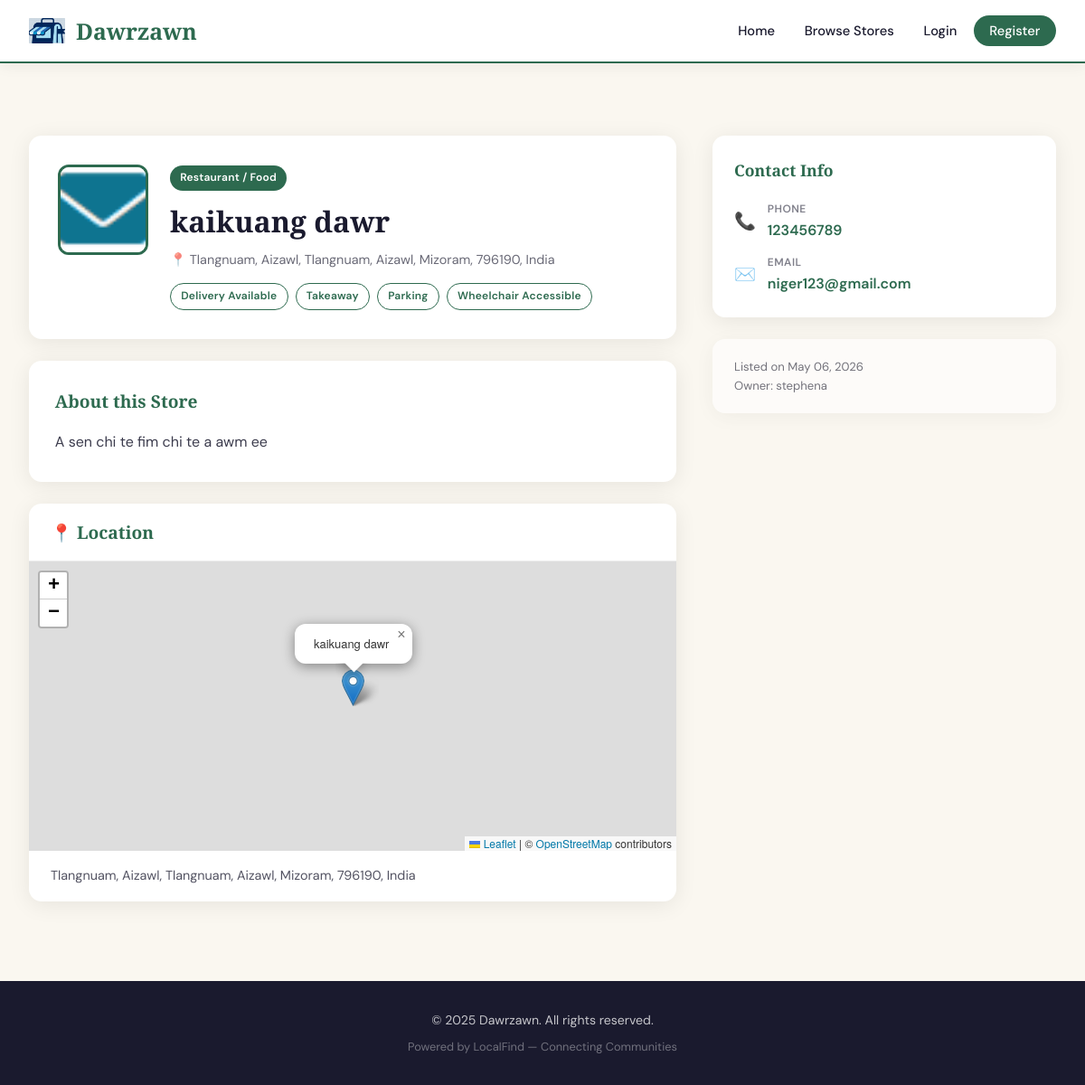
The app's page /store/2 with its own data.
### dawr_zawn.py (models this page shows, shortened)
class SiteSettings(db.Model):
    id = db.Column(db.Integer, primary_key=True)
    site_name = db.Column(db.String(150), default='Dawrzawn')
    tagline = db.Column(db.String(300), default='Discover stores in your community')
    primary_color = db.Column(db.String(20), default='#2d6a4f')
    secondary_color = db.Column(db.String(20), default='#52b788')
    accent_color = db.Column(db.String(20), default='#d4a017')
    bg_color = db.Column(db.String(20), default='#faf7f0')
    text_color = db.Column(db.String(20), default='#1a1a2e')
    logo = db.Column(db.String(200), nullable=True)
    maps_api_key = db.Column(db.String(200), default='YOUR_GOOGLE_MAPS_API_KEY')
    footer_text = db.Column(db.String(500), default='© 2025 Dawrzawn. All rights reserved.')

class Store(db.Model):
    id = db.Column(db.Integer, primary_key=True)
    name = db.Column(db.String(150), nullable=False)
    description = db.Column(db.Text, nullable=True)
    category = db.Column(db.String(50), nullable=False)
    tags = db.Column(db.String(300), nullable=True)  # JSON list
    address = db.Column(db.String(300), nullable=False)
    latitude = db.Column(db.Float, nullable=False)
    longitude = db.Column(db.Float, nullable=False)
    phone = db.Column(db.String(30), nullable=True)
    email = db.Column(db.String(120), nullable=True)
    website = db.Column(db.String(200), nullable=True)
    logo = db.Column(db.String(200), nullable=True)
    opening_hours = db.Column(db.String(300), nullable=True)
    is_approved = db.Column(db.Boolean, default=False)
    is_active = db.Column(db.Boolean, default=True)
    created_at = db.Column(db.DateTime, default=datetime.utcnow)
    owner_id = db.Column(db.Integer, db.ForeignKey('user.id'), nullable=False)
    def get_tags(self):
        if self.tags:
            try: return json.loads(self.tags)
            except: return []
        return []

class User(db.Model):
    id = db.Column(db.Integer, primary_key=True)
    username = db.Column(db.String(80), unique=True, nullable=False)
    email = db.Column(db.String(120), unique=True, nullable=False)
    password_hash = db.Column(db.String(200), nullable=False)
    role = db.Column(db.String(20), default='owner')  # 'owner' or 'admin'
    created_at = db.Column(db.DateTime, default=datetime.utcnow)
    stores = db.relationship('Store', backref='owner', lazy=True)
    is_active = db.Column(db.Boolean, default=True)

### dawr_zawn.py (the view)
@app.route('/store/<int:store_id>')
def store_detail(store_id):
    store = Store.query.get_or_404(store_id)
    if not store.is_approved and (not current_user.is_authenticated or
        (current_user.id != store.owner_id and not current_user.is_admin())):
        flash('Store not found.', 'danger')
        return redirect(url_for('stores'))
    settings = get_settings()
    return render_template('store_detail.html', store=store, settings=settings)

### dawr_zawn.py (called while the page is built)
def get_settings():
    s = SiteSettings.query.first()
    if not s:
        s = SiteSettings()
        db.session.add(s)
        db.session.commit()
    return s

@app.context_processor
def inject_settings():
    def store_pending_count():
        return Store.query.filter_by(is_approved=False, is_active=True).count()
    return dict(settings=get_settings(), store_pending_count=store_pending_count)

### templates/store_detail.html (shortened to what this page needs)
{% extends "base.html" %}
{% block extra_head %}
<link rel="stylesheet" href="https://unpkg.com/leaflet@1.9.4/dist/leaflet.css"/>
{% endblock %}
{% block content %}
<section class="py-4">
  <div class="container">
    <div style="display:grid;grid-template-columns:1fr 380px;gap:2.5rem;align-items:start;">
      <div>
        <div class="card" style="padding:2rem;margin-bottom:1.5rem;">
          <div style="display:flex;gap:1.5rem;align-items:flex-start;flex-wrap:wrap;">
            {% if store.logo %}
              <img src="{{ url_for('static', filename=store.logo) }}"
                   style="width:100px;height:100px;object-fit:cover;border-radius:12px;border:3px solid var(--primary);" alt="{{ store.name }}">
            {% endif %}
            <div style="flex:1;">
              <span class="badge badge-primary" style="margin-bottom:0.5rem;">{{ store.category }}</span>
              <h1 style="font-family:var(--font-display);font-size:2rem;font-weight:700;margin-bottom:0.3rem;">{{ store.name }}</h1>
              <p style="opacity:0.65;font-size:0.9rem;">📍 {{ store.address }}</p>
              <div style="display:flex;gap:0.5rem;margin-top:0.8rem;flex-wrap:wrap;">
                {% for tag in store.get_tags() %}
                  <span class="badge badge-outline">{{ tag }}</span>
                {% endfor %}
              </div>
            </div>
          </div>
        </div>
        {% if store.description %}
        <div class="card" style="padding:1.8rem;margin-bottom:1.5rem;">
          <h2 style="font-family:var(--font-display);font-size:1.2rem;font-weight:700;margin-bottom:1rem;color:var(--primary);">About this Store</h2>
          <p style="line-height:1.8;opacity:0.85;">{{ store.description }}</p>
        </div>
        {% endif %}
        <div class="card" style="overflow:hidden;margin-bottom:1.5rem;">
          <div style="padding:1rem 1.5rem;border-bottom:1px solid var(--border);">
            <h2 style="font-family:var(--font-display);font-size:1.2rem;font-weight:700;color:var(--primary);">📍 Location</h2>
          </div>
          <div id="storeMap" style="height:320px;"></div>
          <div style="padding:1rem 1.5rem;font-size:0.9rem;opacity:0.75;">
            {{ store.address }}
          </div>
        </div>
      </div>
      <div>
        <div class="card" style="padding:1.5rem;margin-bottom:1.5rem;">
          <h2 style="font-family:var(--font-display);font-size:1.1rem;font-weight:700;margin-bottom:1.2rem;color:var(--primary);">Contact Info</h2>
          <div style="display:flex;flex-direction:column;gap:0.8rem;">
            {% if store.phone %}
            <div style="display:flex;align-items:center;gap:0.8rem;">
              <span style="font-size:1.2rem;">📞</span>
              <div>
                <p style="font-size:0.75rem;opacity:0.55;font-weight:600;text-transform:uppercase;letter-spacing:.04em;">Phone</p>
                <a href="tel:{{ store.phone }}" style="font-weight:600;color:var(--primary);">{{ store.phone }}</a>
              </div>
            </div>
            {% endif %}
            {% if store.email %}
            <div style="display:flex;align-items:center;gap:0.8rem;">
              <span style="font-size:1.2rem;">✉️</span>
              <div>
                <p style="font-size:0.75rem;opacity:0.55;font-weight:600;text-transform:uppercase;letter-spacing:.04em;">Email</p>
                <a href="mailto:{{ store.email }}" style="font-weight:600;color:var(--primary);">{{ store.email }}</a>
              </div>
            </div>
            {% endif %}
          </div>
        </div>
        <div class="card" style="padding:1.2rem 1.5rem;font-size:0.82rem;opacity:0.6;">
          <p>Listed on {{ store.created_at.strftime('%B %d, %Y') }}</p>
          <p>Owner: {{ store.owner.username }}</p>
        </div>
      </div>
    </div>
  </div>
</section>
{% endblock %}

### templates/base.html (shortened to what this page needs)
<!DOCTYPE html>
<html lang="en">
<head>
  {% block extra_head %}{% endblock %}
</head>
<body>
<nav>
  <div class="nav-inner">
    <a href="{{ url_for('index') }}" class="nav-brand">
      {% if settings.logo %}
        <img src="{{ url_for('static', filename=settings.logo) }}" alt="Logo">
      {% else %}
        <div class="brand-dot">L</div>
      {% endif %}
      {{ settings.site_name }}
    </a>
    <ul class="nav-links">
      <li><a href="{{ url_for('index') }}">Home</a></li>
      <li><a href="{{ url_for('stores') }}">Browse Stores</a></li>
      {% if current_user.is_authenticated %}
        {% if current_user.is_admin() %}
          <li><a href="{{ url_for('admin_dashboard') }}">Admin Panel
            {% set pending = store_pending_count() %}
            {% if pending > 0 %}<span class="nav-badge">{{ pending }}</span>{% endif %}
          </a></li>
        {% else %}
          <li><a href="{{ url_for('owner_dashboard') }}">My Dashboard</a></li>
          <li><a href="{{ url_for('add_store') }}" class="nav-pill">+ Add Store</a></li>
        {% endif %}
        <li><a href="{{ url_for('logout') }}" class="nav-pill-outline">Logout</a></li>
      {% else %}
        <li><a href="{{ url_for('login') }}">Login</a></li>
        <li><a href="{{ url_for('register') }}" class="nav-pill">Register</a></li>
      {% endif %}
    </ul>
  </div>
</nav>
<main>
  {% block content %}{% endblock %}
</main>
<footer>
  <p>{{ settings.footer_text }}</p>
  <p style="margin-top:0.4rem;font-size:0.8rem;opacity:0.5;">Powered by LocalFind &mdash; Connecting Communities</p>
</footer>
</body>
</html>

### records on screen
SiteSettings: logo (picture), site_name "Dawrzawn", footer_text "© 2025 Dawrzawn. All rights reserved."
Store: logo (picture), category "Restaurant / Food", name "kaikuang dawr", address "Tlangnuam, Aizawl, Tlangnuam, Aizawl, Mizoram, 796190, India", description "A sen chi te fim chi te a awm ee", phone "123456789", email "niger123@gmail.com", created_at "May 06, 2026"
User: owner.username "stephena"

### other values on screen
{{ tag }} "Delivery Available" "Takeaway" "Parking" "Wheelchair Accessible"
